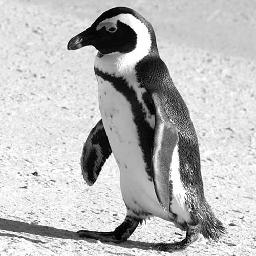
%> input picture Images/pen.jpg, 256 x 256 px
$ octave watermar.m   (GNU Octave 9; MATLAB toolbox functions it lacks are replaced by stand-ins)
%> lines starting %> are read from the running program, lines starting %| are printed output that depends on the picture
%%//Water Marking//%%

clc;
clear all;
close all;
a=imread('D:\Sri\DIP images\pen.jpg');
%> a is the input picture: size 256x256 uint8; min 0, max 255, mean 186.9
b=imresize(a,[100 100]);
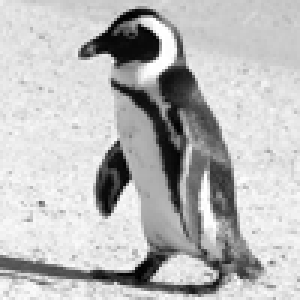
%> b: size 100x100 uint8 (shown 3 times larger); min 0, max 255, mean 186.9
a1=double(b);
subplot(3,4,1);
imshow(uint8(a1));
title('original image');
k=imread('D:\Sri\DIP images\hum.jpg');
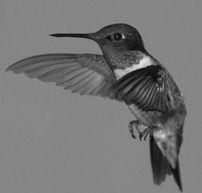
%> input picture Images/hum.jpg, 202 x 193 px
%> k is the input picture: size 193x202 uint8; min 0, max 232, mean 118.3
c=imresize(k,[100 100]);
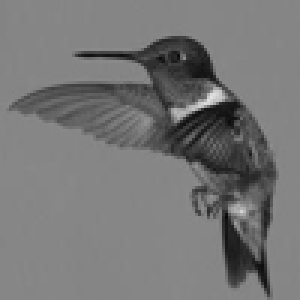
%> c: size 100x100 uint8 (shown 3 times larger); min 8, max 226, mean 118.3
k1=double(c);
subplot(3,4,2);
imshow(uint8(k1));
title('key image');
[ll lh hl hh]=dwt2(a1,'db1');
g=[ll,lh ;hl,hh];
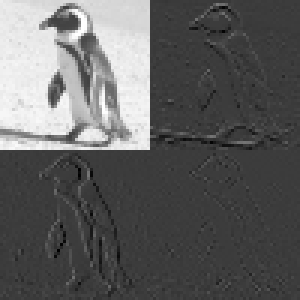
%> g: size 100x100 double (shown 3 times larger); min -157, max 509, mean 93.4; drawn with min black and max white
subplot(3,4,3);
imshow(g);
title('dwt image');
x=g+(0.1.*k1);
subplot(3,4,4);
imshow(uint8(x));
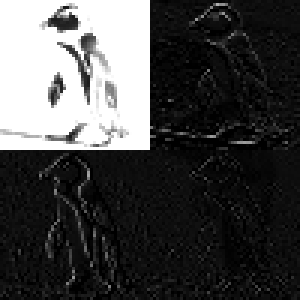
%> displayed picture: size 100x100, on the screen's scale of 0 to 255 (shown 3 times larger); min 0, max 255, mean 69.4
title('output image');
[m,n]=size(x);
%> m = 100; n = 100
for i=1:50
    for j=1:50
        ll1(i,j)=x(i,j);
    end
end
subplot(3,4,5);
imshow(uint8(ll1));
title('ll1 image');
for i=1:50
    for j=1:50
        lh1(i,j)=x(i,(j+(n/2)));
    end
end
subplot(3,4,6);
imshow(uint8(lh1));
title('lh1 image');
for i=1:50
    for j=1:50
        hl1(i,j)=x((i+(m/2)),j);
    end
end
subplot(3,4,7);
imshow(uint8(hl1));
title('hl1 image');
for i=1:50
    for j=1:50
        hh1(i,j)=x((i+(m/2)),(j+(n/2)));
    end
end
subplot(3,4,8);
imshow(uint8(hh1));
title('hh1 image');
y=idwt2(ll1,lh1,hl1,hh1,'db1')
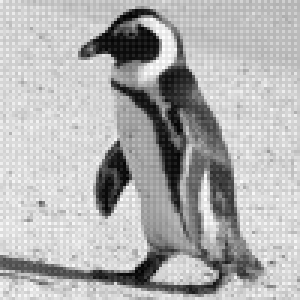
%> y: size 100x100 double (shown 3 times larger); min -4.05, max 279.3, mean 192.9; drawn with min black and max white
subplot(3,4,9);
imshow(uint8(y));
title('inverse image');
y1=dwt2(y,'db1');
subplot(3,4,10);
imshow(uint8(y1));
title('dwt image')
w=x-g;
subplot(3,4,11);
imshow(15*uint8(w));
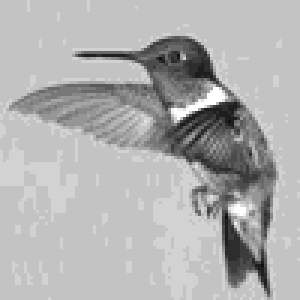
%> displayed picture: size 100x100, on the screen's scale of 0 to 255 (shown 3 times larger); min 15, max 255, mean 175.3
title('key image');
